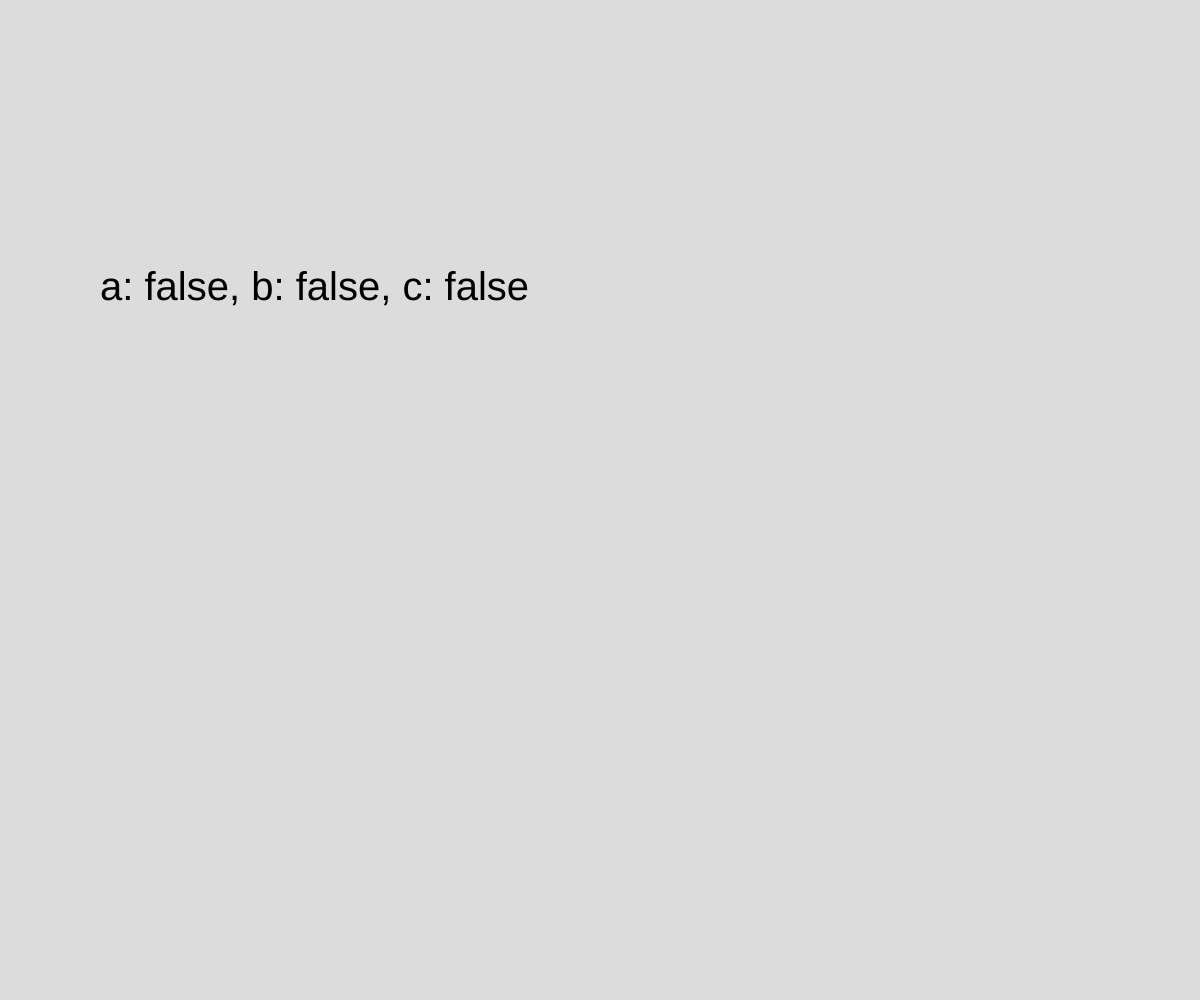
Frame 1 (no input)
Frame 60 (no input): identical to frame 1, image omitted
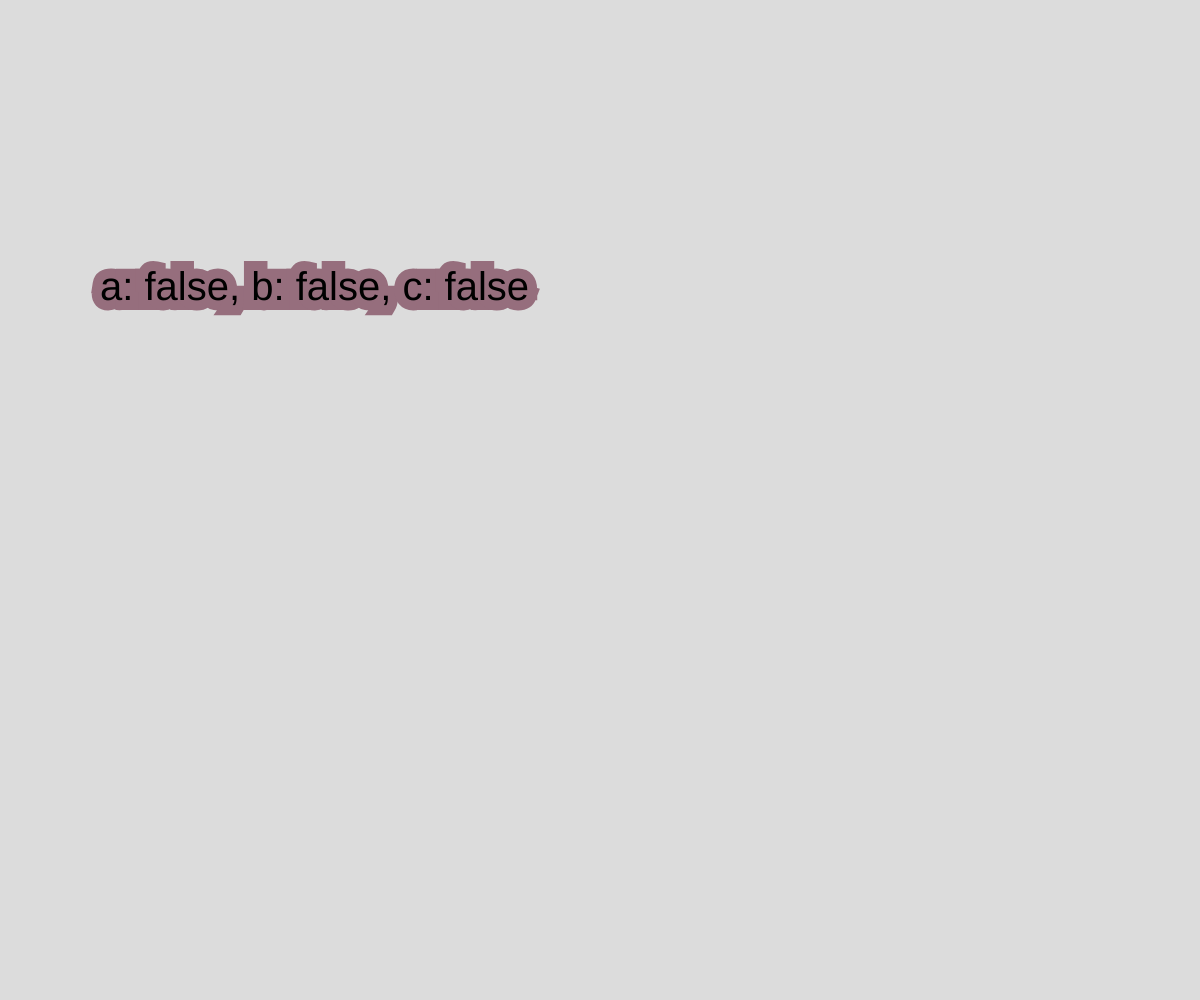
Frame 120 (the mouse pressed at the canvas centre since frame 60)

The p5.js sketch that drew these frames (run headless with seeded random() and noise() and a simulated clock; from frame 60 on, the mouse is pressed at the canvas centre):

// p5.js sketch
// ── sketch.js
// Multiple Keypress Detection and Drawing Practice
// Your Name
// Date
//
// Extra for Experts:
// - describe what you did to take this project "above and beyond"


function setup() {
  createCanvas(windowWidth, windowHeight);
}

function checkMulti(){
  // a function to demonstrate how we can check if multiple keyboard buttons are pressed at once

  strokeWeight(mouseX / 30);
  stroke(150, 110, 125);
  // check for multiple keypresses (3 simult.)
  let a = keyIsDown(65);
  let b = keyIsDown(66);
  let c = keyIsDown(67);

  let str = "a: " + a + ", " + "b: " + b + ", " + "c: " + c;

  textSize(40);
  text(str, 100, 300);

}

function draw() {
  background(220);
  checkMulti();
}
